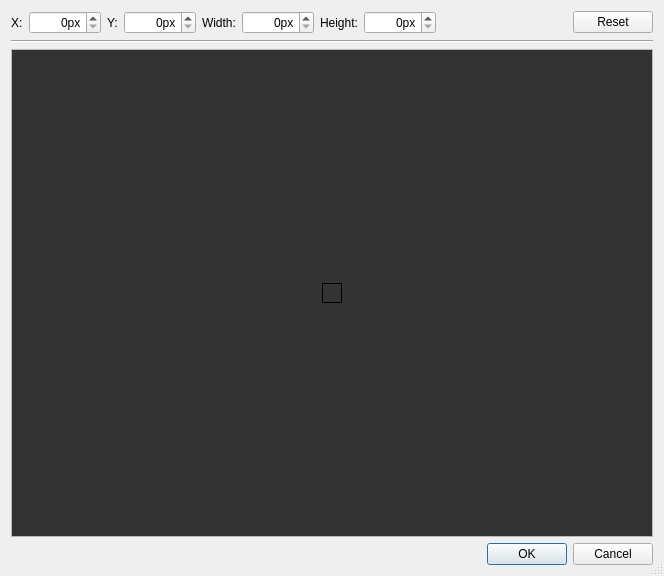
<?xml version="1.0" encoding="UTF-8"?>
<ui version="4.0">
 <class>QtCrop</class>
 <widget class="QDialog" name="QtCrop">
  <property name="geometry">
   <rect>
    <x>0</x>
    <y>0</y>
    <width>664</width>
    <height>576</height>
   </rect>
  </property>
  <property name="windowTitle">
   <string>QtCrop</string>
  </property>
  <property name="sizeGripEnabled">
   <bool>true</bool>
  </property>
  <layout class="QVBoxLayout" name="verticalLayout">
   <property name="spacing">
    <number>6</number>
   </property>
   <item>
    <widget class="QWidget" name="toolbar" native="true">
     <property name="maximumSize">
      <size>
       <width>16777215</width>
       <height>16777215</height>
      </size>
     </property>
     <layout class="QHBoxLayout" name="horizontalLayout">
      <property name="leftMargin">
       <number>0</number>
      </property>
      <property name="topMargin">
       <number>0</number>
      </property>
      <property name="rightMargin">
       <number>0</number>
      </property>
      <property name="bottomMargin">
       <number>0</number>
      </property>
      <item>
       <widget class="QLabel" name="labelX">
        <property name="text">
         <string>X:</string>
        </property>
       </widget>
      </item>
      <item>
       <widget class="QSpinBox" name="spinBoxX">
        <property name="minimumSize">
         <size>
          <width>72</width>
          <height>0</height>
         </size>
        </property>
        <property name="alignment">
         <set>Qt::AlignRight|Qt::AlignTrailing|Qt::AlignVCenter</set>
        </property>
        <property name="suffix">
         <string>px</string>
        </property>
       </widget>
      </item>
      <item>
       <widget class="QLabel" name="labelY">
        <property name="text">
         <string>Y:</string>
        </property>
       </widget>
      </item>
      <item>
       <widget class="QSpinBox" name="spinBoxY">
        <property name="minimumSize">
         <size>
          <width>72</width>
          <height>0</height>
         </size>
        </property>
        <property name="alignment">
         <set>Qt::AlignRight|Qt::AlignTrailing|Qt::AlignVCenter</set>
        </property>
        <property name="suffix">
         <string>px</string>
        </property>
       </widget>
      </item>
      <item>
       <widget class="QLabel" name="labelW">
        <property name="text">
         <string>Width:</string>
        </property>
       </widget>
      </item>
      <item>
       <widget class="QSpinBox" name="spinBoxW">
        <property name="minimumSize">
         <size>
          <width>72</width>
          <height>0</height>
         </size>
        </property>
        <property name="alignment">
         <set>Qt::AlignRight|Qt::AlignTrailing|Qt::AlignVCenter</set>
        </property>
        <property name="suffix">
         <string>px</string>
        </property>
       </widget>
      </item>
      <item>
       <widget class="QLabel" name="labelH">
        <property name="text">
         <string>Height:</string>
        </property>
       </widget>
      </item>
      <item>
       <widget class="QSpinBox" name="spinBoxH">
        <property name="minimumSize">
         <size>
          <width>72</width>
          <height>0</height>
         </size>
        </property>
        <property name="alignment">
         <set>Qt::AlignRight|Qt::AlignTrailing|Qt::AlignVCenter</set>
        </property>
        <property name="suffix">
         <string>px</string>
        </property>
       </widget>
      </item>
      <item>
       <spacer name="horizontalSpacer">
        <property name="orientation">
         <enum>Qt::Horizontal</enum>
        </property>
        <property name="sizeHint" stdset="0">
         <size>
          <width>40</width>
          <height>20</height>
         </size>
        </property>
       </spacer>
      </item>
      <item>
       <widget class="QPushButton" name="pushButton">
        <property name="text">
         <string>Reset</string>
        </property>
       </widget>
      </item>
     </layout>
    </widget>
   </item>
   <item>
    <widget class="Line" name="line">
     <property name="orientation">
      <enum>Qt::Horizontal</enum>
     </property>
    </widget>
   </item>
   <item>
    <widget class="QScrollArea" name="scrollArea">
     <property name="cursor" stdset="0">
      <cursorShape>CrossCursor</cursorShape>
     </property>
     <property name="autoFillBackground">
      <bool>true</bool>
     </property>
     <property name="widgetResizable">
      <bool>true</bool>
     </property>
     <widget class="Workspace" name="workspace">
      <property name="geometry">
       <rect>
        <x>0</x>
        <y>0</y>
        <width>638</width>
        <height>478</height>
       </rect>
      </property>
      <property name="palette">
       <palette>
        <active>
         <colorrole role="Base">
          <brush brushstyle="SolidPattern">
           <color alpha="255">
            <red>255</red>
            <green>255</green>
            <blue>255</blue>
           </color>
          </brush>
         </colorrole>
         <colorrole role="Window">
          <brush brushstyle="SolidPattern">
           <color alpha="255">
            <red>51</red>
            <green>51</green>
            <blue>51</blue>
           </color>
          </brush>
         </colorrole>
        </active>
        <inactive>
         <colorrole role="Base">
          <brush brushstyle="SolidPattern">
           <color alpha="255">
            <red>255</red>
            <green>255</green>
            <blue>255</blue>
           </color>
          </brush>
         </colorrole>
         <colorrole role="Window">
          <brush brushstyle="SolidPattern">
           <color alpha="255">
            <red>51</red>
            <green>51</green>
            <blue>51</blue>
           </color>
          </brush>
         </colorrole>
        </inactive>
        <disabled>
         <colorrole role="Base">
          <brush brushstyle="SolidPattern">
           <color alpha="255">
            <red>51</red>
            <green>51</green>
            <blue>51</blue>
           </color>
          </brush>
         </colorrole>
         <colorrole role="Window">
          <brush brushstyle="SolidPattern">
           <color alpha="255">
            <red>51</red>
            <green>51</green>
            <blue>51</blue>
           </color>
          </brush>
         </colorrole>
        </disabled>
       </palette>
      </property>
      <layout class="QGridLayout" name="gridLayout">
       <property name="leftMargin">
        <number>0</number>
       </property>
       <property name="topMargin">
        <number>0</number>
       </property>
       <property name="rightMargin">
        <number>0</number>
       </property>
       <property name="bottomMargin">
        <number>0</number>
       </property>
       <property name="spacing">
        <number>0</number>
       </property>
       <item row="2" column="2">
        <spacer name="verticalSpacer_2">
         <property name="orientation">
          <enum>Qt::Vertical</enum>
         </property>
         <property name="sizeHint" stdset="0">
          <size>
           <width>20</width>
           <height>224</height>
          </size>
         </property>
        </spacer>
       </item>
       <item row="1" column="3">
        <spacer name="horizontalSpacer_3">
         <property name="orientation">
          <enum>Qt::Horizontal</enum>
         </property>
         <property name="sizeHint" stdset="0">
          <size>
           <width>304</width>
           <height>20</height>
          </size>
         </property>
        </spacer>
       </item>
       <item row="1" column="2">
        <widget class="QFrame" name="frame">
         <property name="frameShape">
          <enum>QFrame::Box</enum>
         </property>
         <property name="frameShadow">
          <enum>QFrame::Plain</enum>
         </property>
         <layout class="QVBoxLayout" name="verticalLayout_2">
          <property name="leftMargin">
           <number>0</number>
          </property>
          <property name="topMargin">
           <number>0</number>
          </property>
          <property name="rightMargin">
           <number>0</number>
          </property>
          <property name="bottomMargin">
           <number>0</number>
          </property>
          <item>
           <widget class="AreaSelector" name="selector">
            <property name="styleSheet">
             <string notr="true">background:url(:/img/grid-pattern.png);</string>
            </property>
            <property name="frameShape">
             <enum>QFrame::NoFrame</enum>
            </property>
            <property name="text">
             <string/>
            </property>
            <property name="alignment">
             <set>Qt::AlignCenter</set>
            </property>
           </widget>
          </item>
         </layout>
        </widget>
       </item>
       <item row="1" column="0">
        <spacer name="horizontalSpacer_2">
         <property name="orientation">
          <enum>Qt::Horizontal</enum>
         </property>
         <property name="sizeHint" stdset="0">
          <size>
           <width>305</width>
           <height>20</height>
          </size>
         </property>
        </spacer>
       </item>
       <item row="0" column="2">
        <spacer name="verticalSpacer">
         <property name="orientation">
          <enum>Qt::Vertical</enum>
         </property>
         <property name="sizeHint" stdset="0">
          <size>
           <width>20</width>
           <height>225</height>
          </size>
         </property>
        </spacer>
       </item>
      </layout>
     </widget>
    </widget>
   </item>
   <item>
    <widget class="QDialogButtonBox" name="buttonBox">
     <property name="orientation">
      <enum>Qt::Horizontal</enum>
     </property>
     <property name="standardButtons">
      <set>QDialogButtonBox::Cancel|QDialogButtonBox::Ok</set>
     </property>
    </widget>
   </item>
  </layout>
 </widget>
 <customwidgets>
  <customwidget>
   <class>AreaSelector</class>
   <extends>QLabel</extends>
   <header>QtCrop.area_selector</header>
   <slots>
    <signal>area_changed()</signal>
   </slots>
  </customwidget>
  <customwidget>
   <class>Workspace</class>
   <extends>QWidget</extends>
   <header>QtCrop.area_selector</header>
   <container>1</container>
  </customwidget>
 </customwidgets>
 <resources>
  <include location="assets.qrc"/>
 </resources>
 <connections>
  <connection>
   <sender>buttonBox</sender>
   <signal>accepted()</signal>
   <receiver>QtCrop</receiver>
   <slot>accept()</slot>
   <hints>
    <hint type="sourcelabel">
     <x>224</x>
     <y>554</y>
    </hint>
    <hint type="destinationlabel">
     <x>157</x>
     <y>274</y>
    </hint>
   </hints>
  </connection>
  <connection>
   <sender>buttonBox</sender>
   <signal>rejected()</signal>
   <receiver>QtCrop</receiver>
   <slot>reject()</slot>
   <hints>
    <hint type="sourcelabel">
     <x>292</x>
     <y>560</y>
    </hint>
    <hint type="destinationlabel">
     <x>286</x>
     <y>274</y>
    </hint>
   </hints>
  </connection>
  <connection>
   <sender>selector</sender>
   <signal>area_changed()</signal>
   <receiver>QtCrop</receiver>
   <slot>update_crop_values()</slot>
   <hints>
    <hint type="sourcelabel">
     <x>331</x>
     <y>297</y>
    </hint>
    <hint type="destinationlabel">
     <x>331</x>
     <y>287</y>
    </hint>
   </hints>
  </connection>
  <connection>
   <sender>spinBoxX</sender>
   <signal>valueChanged(int)</signal>
   <receiver>QtCrop</receiver>
   <slot>update_crop_area()</slot>
   <hints>
    <hint type="sourcelabel">
     <x>59</x>
     <y>26</y>
    </hint>
    <hint type="destinationlabel">
     <x>52</x>
     <y>6</y>
    </hint>
   </hints>
  </connection>
  <connection>
   <sender>spinBoxY</sender>
   <signal>valueChanged(int)</signal>
   <receiver>QtCrop</receiver>
   <slot>update_crop_area()</slot>
   <hints>
    <hint type="sourcelabel">
     <x>152</x>
     <y>25</y>
    </hint>
    <hint type="destinationlabel">
     <x>152</x>
     <y>9</y>
    </hint>
   </hints>
  </connection>
  <connection>
   <sender>spinBoxW</sender>
   <signal>valueChanged(int)</signal>
   <receiver>QtCrop</receiver>
   <slot>update_crop_area()</slot>
   <hints>
    <hint type="sourcelabel">
     <x>278</x>
     <y>26</y>
    </hint>
    <hint type="destinationlabel">
     <x>281</x>
     <y>9</y>
    </hint>
   </hints>
  </connection>
  <connection>
   <sender>spinBoxH</sender>
   <signal>valueChanged(int)</signal>
   <receiver>QtCrop</receiver>
   <slot>update_crop_area()</slot>
   <hints>
    <hint type="sourcelabel">
     <x>418</x>
     <y>30</y>
    </hint>
    <hint type="destinationlabel">
     <x>416</x>
     <y>8</y>
    </hint>
   </hints>
  </connection>
  <connection>
   <sender>pushButton</sender>
   <signal>clicked()</signal>
   <receiver>QtCrop</receiver>
   <slot>reset_crop_values()</slot>
   <hints>
    <hint type="sourcelabel">
     <x>600</x>
     <y>28</y>
    </hint>
    <hint type="destinationlabel">
     <x>659</x>
     <y>35</y>
    </hint>
   </hints>
  </connection>
 </connections>
 <slots>
  <slot>update_crop_values()</slot>
  <slot>update_crop_area()</slot>
  <slot>reset_crop_values()</slot>
 </slots>
</ui>
